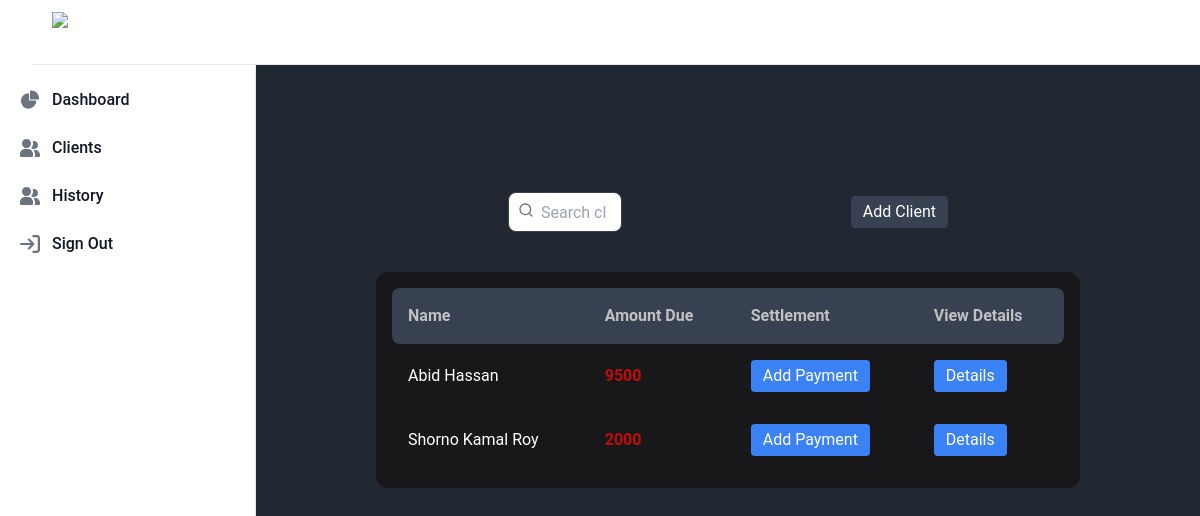
The app's page /clients, older data.
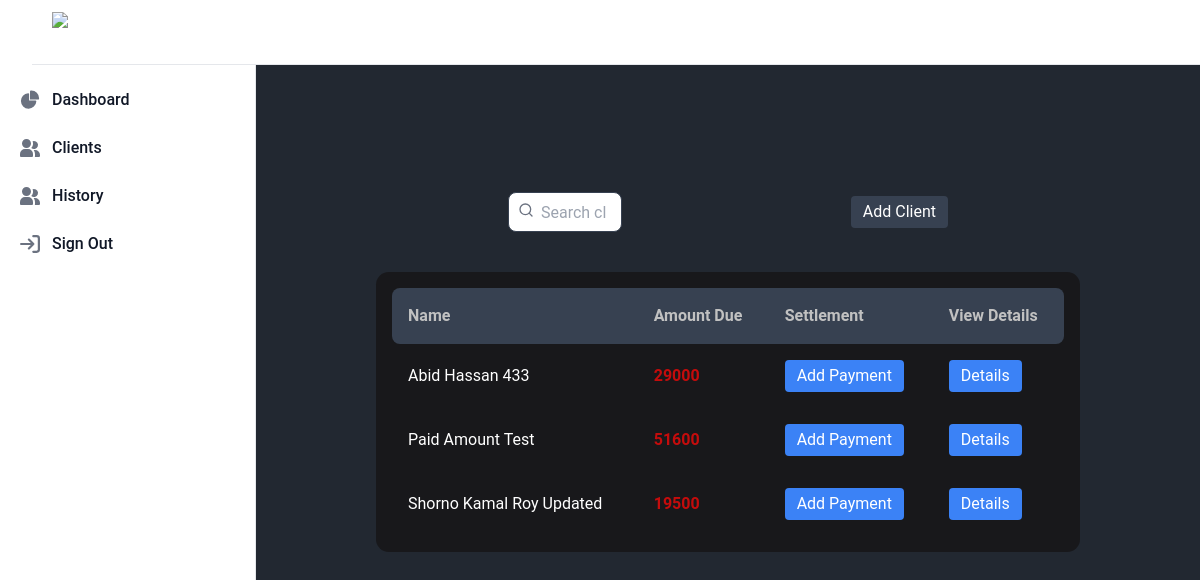
The same page, newer data.
### lenden/models.py (models this page shows, shortened)
class Client(models.Model):
    name = models.CharField(max_length=200)
    email = models.EmailField()
    phone = models.CharField(max_length=20)
    created = models.DateField(auto_now_add=True)
    loan_amount = models.IntegerField()
    paid_amount = models.IntegerField(default=0)
    def remaining(self):
        return self.loan_amount - self.paid_amount

### lenden/views.py (the view)
# urls.py: path("clients", views.ClientListView.as_view(), name="clients"),
class ClientListView(ListView):
    model = Client
    template_name = "clients_list.html"
    context_object_name = "clients"
    ordering = ["name"]
    paginate_by = 20

### lenden/templates/clients_list.html (shortened to what this page needs)
{% extends "base.html" %}
{% block content %}
    <div class="w-full flex justify-center pt-24">
        <div class="flex w-1/2 justify-center items-center">
            <div class="w-1/2 flex-1 ">
                <form>
                    <div class="relative">
                        <input
                                class="flex h-10 pl-8 border border-gray-700 rounded-lg outline-none md:w-2/3 lg:w-1/3 dark:bg-[#18181b]"
                                placeholder="Search clients..."
                                type="search"
                        />
                    </div>
                </form>
            </div>
            <div>
                <button class="bg-gray-700 hover:bg-black text-white py-1 px-3 rounded ">
                    <a href="{% url 'create' %}">Add Client</a>
                </button>
            </div>
        </div>
    </div>
    <div class="pt-10 flex flex-col items-center justify-between">
        <div class="table-div">
            <table>
                <thead class="bg-gray-700">
                <th>Name</th>
                <th>Amount Due</th>
                <th>Settlement</th>
                <th>View Details</th>
                </thead>
                {% for client in clients %}
                    <tbody>
                    <tr>
                        <td>{{ client.name }}</td>
                        <td class="text-[#C40C0C] font-bold">
                            {{ client.remaining }}
                        </td>
                        <td>
                            <div>
                                <button class="bg-blue-500 hover:bg-blue-700 text-white py-1 px-3 rounded">
                                    <a href="{% url 'add_payment' client_id=client.id %}">Add Payment</a>
                                </button>
                            </div>
                        </td>
                        <td>
                            <div>
                                <button class="bg-blue-500 hover:bg-blue-700 text-white py-1 px-3 rounded">
                                    <a href="{% url "client" pk=client.id %}">Details</a>
                                </button>
                            </div>
                        </td>
                    </tr>
                    </tbody>
                {% endfor %}
            </table>
        </div>
        <div class="w-1/2 flex justify-between pt-24">
        </div>
    </div>
{% endblock %}

Row changes from the older to the newer data that the page shows:
removed Client: name "Abid Hassan", remaining "9500"
removed Client: name "Shorno Kamal Roy", remaining "2000"
added Client: name "Abid Hassan 433", remaining "29000"
added Client: name "Paid Amount Test", remaining "51600"
added Client: name "Shorno Kamal Roy Updated", remaining "19500"
